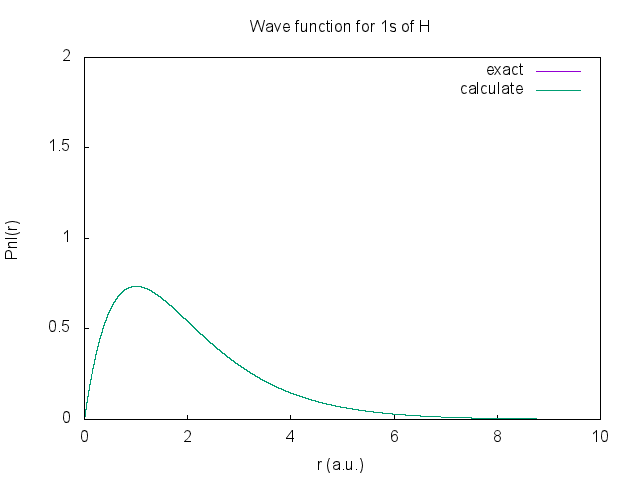

Write the gnuplot code that produced this figure.
#!/gnuplot
#
#    
#    	G N U P L O T
#    	Version 5.0 patchlevel 0    last modified 2015-01-01 
#    
#    	Copyright (C) 1986-1993, 1998, 2004, 2007-2015
#    	Thomas Williams, Colin Kelley and many others
#    
#    	gnuplot home:     http://www.gnuplot.info
#    	faq, bugs, etc:   type "help FAQ"
#    	immediate help:   type "help"  (plot window: hit 'h')
# set terminal windows 0 color solid butt enhanced
# set output
unset clip points
set clip one
unset clip two
set bar 1.000000 front
set border 31 front lt black linewidth 1.000 dashtype solid
set zdata 
set ydata 
set xdata 
set y2data 
set x2data 
set boxwidth
set style fill  empty border
set style rectangle back fc  bgnd fillstyle   solid 1.00 border lt -1
set style circle radius graph 0.02, first 0.00000, 0.00000 
set style ellipse size graph 0.05, 0.03, first 0.00000 angle 0 units xy
set dummy x, y
set format x "% h" 
set format y "% h" 
set format x2 "% h" 
set format y2 "% h" 
set format z "% h" 
set format cb "% h" 
set format r "% h" 
set timefmt "%d/%m/%y,%H:%M"
set angles radians
unset grid
set raxis
set style parallel front  lt black linewidth 2.000 dashtype solid
set key title ""
set key inside right top vertical Right noreverse enhanced autotitle nobox
set key noinvert samplen 4 spacing 1 width 0 height 0 
set key maxcolumns 0 maxrows 0
set key noopaque
unset label
unset arrow
set style increment default
unset style line
unset style arrow
set style histogram clustered gap 2 title textcolor lt -1
unset object
set style textbox transparent margins  1.0,  1.0 border
unset logscale
set offsets 0, 0, 0, 0
set pointsize 1
set pointintervalbox 1
set encoding default
unset polar
unset parametric
unset decimalsign
set view 60, 30, 1, 1
set samples 100, 100
set isosamples 10, 10
set surface 
unset contour
set cntrlabel  format '%8.3g' font '' start 5 interval 20
set mapping cartesian
set datafile separator ","
unset hidden3d
set cntrparam order 4
set cntrparam linear
set cntrparam levels auto 5
set cntrparam points 5
set size ratio 0 1,1
set origin 0,0
set style data points
set style function lines
set xzeroaxis
unset yzeroaxis
unset zzeroaxis
unset x2zeroaxis
unset y2zeroaxis
set ticslevel 0.5
set tics scale  1, 0.5, 1, 1, 1
set mxtics default
set nomytics
set mztics default
set mx2tics default
set my2tics default
set mcbtics default
set mrtics default
set xtics border in scale 1,0.5 nomirror norotate  autojustify
set xtics autofreq  norangelimit
set ytics border in scale 1,0.5 nomirror norotate  autojustify
set ytics 0.5 norangelimit
set ztics border in scale 1,0.5 nomirror norotate  autojustify
set ztics autofreq  norangelimit
unset x2tics
unset y2tics
set cbtics border in scale 1,0.5 mirror norotate  autojustify
set cbtics autofreq  norangelimit
set rtics axis in scale 1,0.5 nomirror norotate  autojustify
set rtics autofreq  norangelimit
unset paxis 1 tics
unset paxis 2 tics
unset paxis 3 tics
unset paxis 4 tics
unset paxis 5 tics
unset paxis 6 tics
unset paxis 7 tics
set title "Wave function for 1s of H" 
set title  font "" norotate
set timestamp bottom 
set timestamp "" 
set timestamp  font "" norotate
set rrange [ * : * ] noreverse nowriteback
set trange [ * : * ] noreverse nowriteback
set urange [ * : * ] noreverse nowriteback
set vrange [ * : * ] noreverse nowriteback
set xlabel "r (a.u.)" 
set xlabel  font "" textcolor lt -1 norotate
set x2label "" 
set x2label  font "" textcolor lt -1 norotate
set xrange [ 0.00000 : 10.0000 ] noreverse nowriteback
set x2range [ * : * ] noreverse nowriteback
set ylabel "Pnl(r)" 
set ylabel  font "" textcolor lt -1 rotate by -270
set y2label "" 
set y2label  font "" textcolor lt -1 rotate by -270
set yrange [ 0.00000 : 2.00000 ] noreverse nowriteback
set y2range [ * : * ] noreverse nowriteback
set zlabel "" 
set zlabel  font "" textcolor lt -1 norotate
set zrange [ * : * ] noreverse nowriteback
set cblabel "" 
set cblabel  font "" textcolor lt -1 rotate by -270
set cbrange [ * : * ] noreverse nowriteback
set paxis 1 range [ * : * ] noreverse nowriteback
set paxis 2 range [ * : * ] noreverse nowriteback
set paxis 3 range [ * : * ] noreverse nowriteback
set paxis 4 range [ * : * ] noreverse nowriteback
set paxis 5 range [ * : * ] noreverse nowriteback
set paxis 6 range [ * : * ] noreverse nowriteback
set paxis 7 range [ * : * ] noreverse nowriteback
set zero 1e-008
set lmargin  -1
set bmargin  -1
set rmargin  -1
set tmargin  -1
set locale "Japanese_Japan.932"
set pm3d explicit at s
set pm3d scansautomatic
set pm3d interpolate 1,1 flush begin noftriangles noborder corners2color mean
set palette positive nops_allcF maxcolors 0 gamma 1.5 color model RGB 
set palette rgbformulae 7, 5, 15
set colorbox default
set colorbox vertical origin screen 0.9, 0.2, 0 size screen 0.05, 0.6, 0 front bdefault
set style boxplot candles range  1.50 outliers pt 7 separation 1 labels auto unsorted
set loadpath 
set fontpath 
set psdir
set fit brief errorvariables nocovariancevariables errorscaling prescale nowrap v5
GNUTERM = "windows"
ARGC = 0
ARG0 = ""
x = 0.0
## Last datafile plotted: "wavefunction_H_1s_Pnl_exact.csv"
p "wavefunction_H_1s_Pnl_exact.csv" using 1:4 title "exact" with l, "wavefunction_H_1s_Pnl_exact.csv" using 1:3 title "calculate" with l
#    EOF
